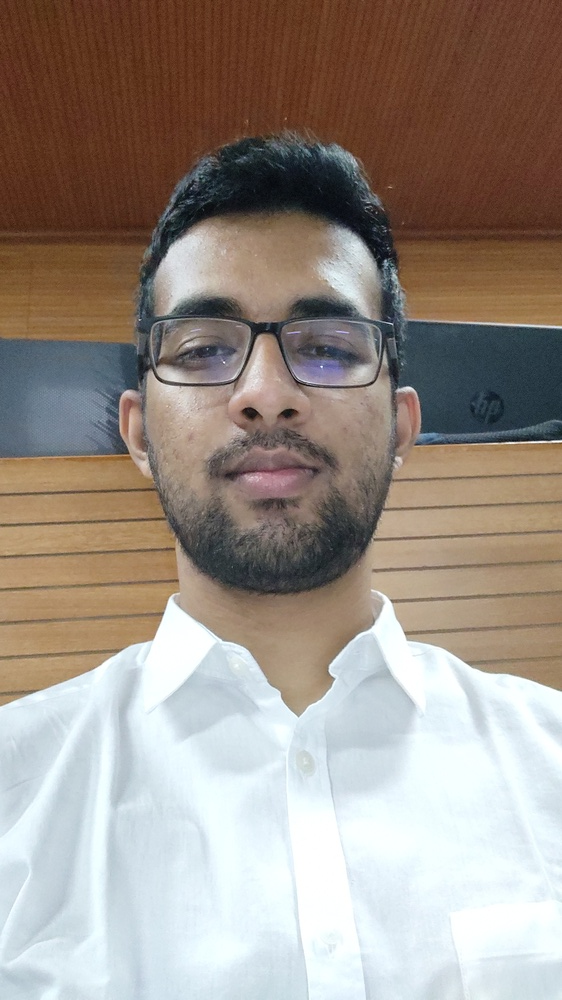
#> input picture Faces/Azhar/IMG_20221110_110626544.jpg, 562 x 1000 px, shrunk from 1836 x 3264 before the run; its folder holds only this picture in this run
$ python face_detection.py
#> lines starting #> are read from the running program, lines starting #| are printed output that depends on the picture
import scipy as sp
#import grayscale_conversion
import os
import cv2 as cv
import numpy as np
DIR=r'Faces'
people=[]

for i in os.listdir(DIR):
   people.append(i)
#> pass 2 of the loop `for i in os.listdir(DIR):`:

print(people)
haar_cascade = cv.CascadeClassifier('haar_face.xml')

features=[]
labels=[]
def create_train():
   for person in people:

      path=os.path.join(DIR,person)

      print(path)
      label = people.index(person)


      for img in os.listdir(path):
         img_path=os.path.join(path,img)
         img_array=cv.imread(img_path)
#> img_array is the input picture: shape (1000, 562, 3); mean B, G, R 135.4, 144.1, 155
         gray = cv.cvtColor(img_array,cv.COLOR_BGR2GRAY)
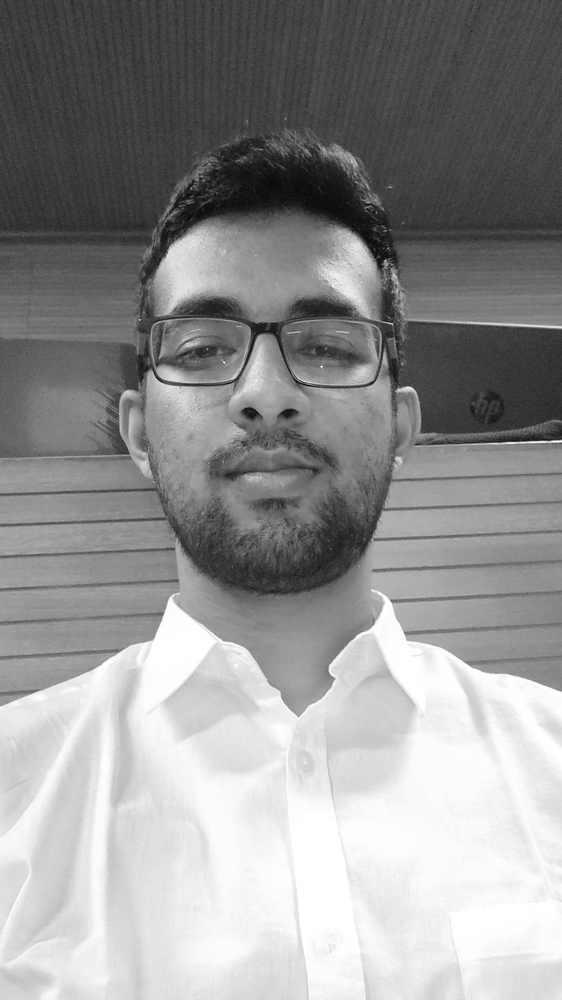
#> gray: shape (1000, 562); min 4, max 255, mean 146.4

         faces_rect = haar_cascade.detectMultiScale(gray,scaleFactor=1.1,minNeighbors=4)
#> faces_rect = [[102, 212, 334, 334]]

         for(x,y,w,h) in faces_rect:
            #face region of interest
            faces_roi=gray[y:y+h,x:x+w]
            features.append(faces_roi)
            labels.append(label)
#> this loop made 1 pass
#> pass 1, in create_train, `faces_roi=gray[y:y+h,x:x+w]`:
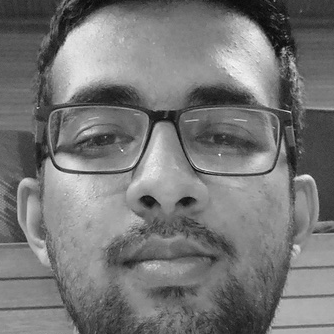
#> faces_roi: shape (334, 334); min 4, max 252, mean 118.6
#> after the loop, features = 1 item; labels = [0]
#> pass 2 of the loop in create_train, `for person in people:`:
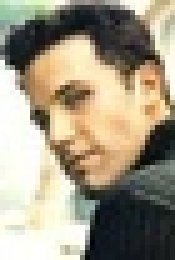
#> input picture Faces/Ben Afflek/1.jpg, 35 x 52 px, shrunk from 115 x 170 before the run (shown 5 times larger)
#> in create_train, img_array is the input picture: shape (52, 35, 3); mean B, G, R 130.9, 151.5, 160.7
#> in create_train, `gray = cv.cvtColor(img_array,cv.COLOR_BGR2GRAY)`:
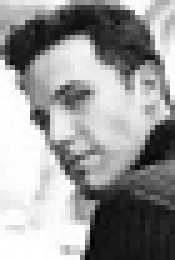
#> gray: shape (52, 35) (shown 5 times larger); min 3, max 255, mean 151.9
#> faces_rect = ()

create_train()
print("Training Done")

features = np.array(features,dtype='object')
labels=np.array(labels)

face_recognizer=cv.face.LBPHFaceRecognizer_create()

face_recognizer.train(features,labels)

face_recognizer.save('face_trained.yml')
np.save("features.npy",features)
np.save("labels.npy",labels)
